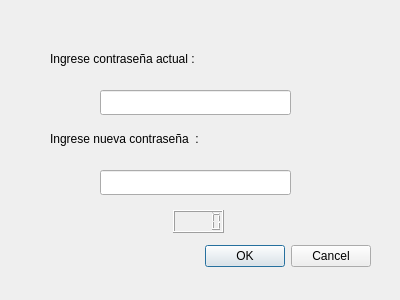
<?xml version="1.0" encoding="UTF-8"?>
<ui version="4.0">
 <class>New_Pass_window</class>
 <widget class="QDialog" name="New_Pass_window">
  <property name="geometry">
   <rect>
    <x>0</x>
    <y>0</y>
    <width>400</width>
    <height>300</height>
   </rect>
  </property>
  <property name="windowTitle">
   <string>Dialog</string>
  </property>
  <widget class="QDialogButtonBox" name="buttonBox">
   <property name="geometry">
    <rect>
     <x>30</x>
     <y>240</y>
     <width>341</width>
     <height>32</height>
    </rect>
   </property>
   <property name="orientation">
    <enum>Qt::Horizontal</enum>
   </property>
   <property name="standardButtons">
    <set>QDialogButtonBox::Cancel|QDialogButtonBox::Ok</set>
   </property>
  </widget>
  <widget class="QLabel" name="Pass_actual_lb">
   <property name="geometry">
    <rect>
     <x>50</x>
     <y>50</y>
     <width>191</width>
     <height>17</height>
    </rect>
   </property>
   <property name="text">
    <string>Ingrese contraseña actual : </string>
   </property>
  </widget>
  <widget class="QLabel" name="Pass_nueva_lb">
   <property name="geometry">
    <rect>
     <x>50</x>
     <y>130</y>
     <width>191</width>
     <height>17</height>
    </rect>
   </property>
   <property name="text">
    <string>Ingrese nueva contraseña  : </string>
   </property>
  </widget>
  <widget class="QLineEdit" name="Pass_actual_ledit">
   <property name="geometry">
    <rect>
     <x>100</x>
     <y>90</y>
     <width>191</width>
     <height>25</height>
    </rect>
   </property>
  </widget>
  <widget class="QLineEdit" name="Pass_nueva_ledit">
   <property name="geometry">
    <rect>
     <x>100</x>
     <y>170</y>
     <width>191</width>
     <height>25</height>
    </rect>
   </property>
  </widget>
  <widget class="QLCDNumber" name="lcdNumber">
   <property name="geometry">
    <rect>
     <x>173</x>
     <y>210</y>
     <width>51</width>
     <height>23</height>
    </rect>
   </property>
  </widget>
 </widget>
 <resources/>
 <connections>
  <connection>
   <sender>buttonBox</sender>
   <signal>accepted()</signal>
   <receiver>New_Pass_window</receiver>
   <slot>accept()</slot>
   <hints>
    <hint type="sourcelabel">
     <x>248</x>
     <y>254</y>
    </hint>
    <hint type="destinationlabel">
     <x>157</x>
     <y>274</y>
    </hint>
   </hints>
  </connection>
  <connection>
   <sender>buttonBox</sender>
   <signal>rejected()</signal>
   <receiver>New_Pass_window</receiver>
   <slot>reject()</slot>
   <hints>
    <hint type="sourcelabel">
     <x>316</x>
     <y>260</y>
    </hint>
    <hint type="destinationlabel">
     <x>286</x>
     <y>274</y>
    </hint>
   </hints>
  </connection>
 </connections>
</ui>
